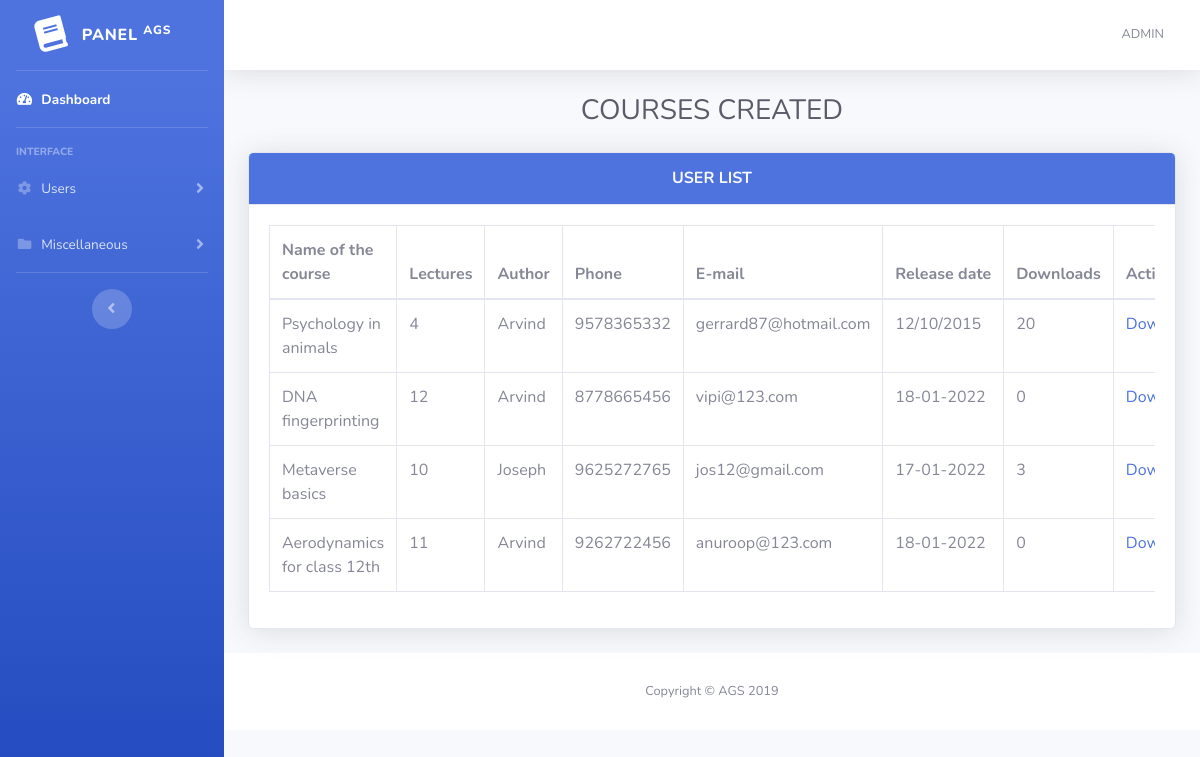
The page /admin/view.php on the database its author committed.
### tables this page shows
CREATE TABLE IF NOT EXISTS `form2` (
  `id` int NOT NULL AUTO_INCREMENT,
  `name` varchar(200) NOT NULL,
  `lecture` varchar(200) NOT NULL,
  `email` varchar(200) NOT NULL,
  `phone` varchar(200) NOT NULL,
  `subject` varchar(200) NOT NULL,
  `bday` varchar(200) NOT NULL,
  `hours` varchar(200) NOT NULL,
  `about` varchar(200) NOT NULL,
  `quiz` varchar(200) NOT NULL,
  `goal1` varchar(300) NOT NULL,
  `goal2` varchar(300) NOT NULL,
  `publish_date` varchar(200) NOT NULL,
  `author` varchar(300) NOT NULL,
  `name_file` varchar(200) NOT NULL,
  `verified` varchar(200) NOT NULL,
  `size` varchar(200) NOT NULL,
  `downloads` varchar(200) NOT NULL,
  PRIMARY KEY (`id`)
);

### admin/view.php (the view, shortened to what this page needs)
<?php
include('includes/header.php');
include('includes/navbar.php');
$servername="localhost";
$username="root";
$password="";
$dbname="project";
$con=mysqli_connect($servername,$username,$password,$dbname);
$sql = "SELECT* FROM form2";
$result = mysqli_query($con, $sql);
$files = mysqli_fetch_all($result, MYSQLI_ASSOC);
?>
<div class="container-fluid">
 <h1 class="h3 mb-4 text-gray-800 text-center">COURSES CREATED</h1>
 <div class="card shadow mb-4">
  <div class="card-header bg-primary py-3">
    <h6 class="m-0 font-weight-bold text-light text-center">USER LIST
  </div>
  <div class="card-body">
    <div class="table-responsive">
      <table class="table table-bordered" id="dataTable" width="100%" cellspacing="0">
        <thead>
          <tr>
            <th class="table-class">Name of the course</th>
            <th class="table-class">Lectures </th>
            <th class="table-class">Author</th>
            <th class="table-class">Phone</th>
            <th class="table-class">E-mail</th>
            <th class="table-class">Release&nbspdate</th>
            <th class="table-class">Downloads</th>
            <th class="table-class">Action</th>
          </tr>
        </thead>
        <tbody>
        <?php foreach ($files as $file): ?>
          <tr>
            <td><?php echo $file['name']; ?></td>
            <td><?php echo $file['lecture']; ?></td>
            <td><?php echo $file['author']; ?></td>
            <td><?php echo $file['phone']; ?></td>
            <td><?php echo $file['email']; ?></td>
            <td><?php echo $file['publish_date']; ?></td>
            <td><?php echo $file['downloads']; ?></td>
            <td><a class="pom" href="../view_vipin.php?file_id=<?php echo $file['id'] ?>">Download</a></td>
          </tr>
        <?php endforeach;?>
        </tbody>
      </table>
    </div>
  </div>
</div>
</div>
    <?php
  include('includes/footer.php');
  ?>

### rows shown on the page
form2: name "Psychology in animals", lecture "4", author "Arvind", phone "9578365332", email "gerrard87@hotmail.com", publish_date "12/10/2015", downloads "20"
form2: name "DNA fingerprinting", lecture "12", author "Arvind", phone "8778665456", email "vipi@123.com", publish_date "18-01-2022", downloads "0"
form2: name "Metaverse basics", lecture "10", author "Joseph", phone "9625272765", email "jos12@gmail.com", publish_date "17-01-2022", downloads "3"
form2: name "Aerodynamics for class 12th", lecture "11", author "Arvind", phone "9262722456", email "anuroop@123.com", publish_date "18-01-2022", downloads "0"
